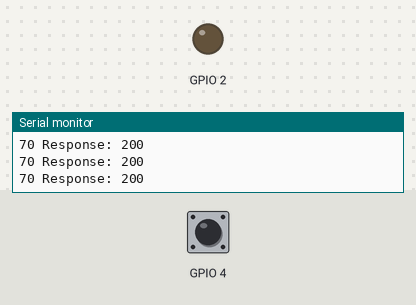
The sketch below on a simulated ESP32. On the bench: output pins drawn as LEDs (lit = HIGH), the last lines printed to the serial monitor. The test bench sets the inputs (shaded band); at power-on: GPIO 4 HIGH. WiFi joins after 1.5 s; servers stay silent unless stated; web services answer with replies made up by the test bench.

Above: at 2.7 s.
2.8 s: GPIO 4 pulled LOW for 0.25 s
At 3.0 s:
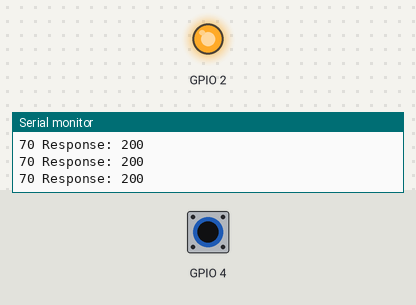
4.6 s: GPIO 4 pulled LOW for 3.2 s
At 8.9 s:
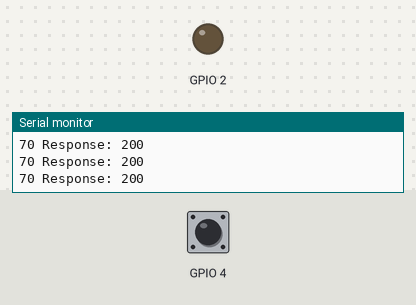
Timing chart, 0 to 10.4 s (numbered marks = the images above; inputs shaded):
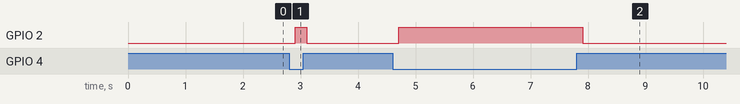

The sketch:

Cloud_API.ino
```cpp
#include <WiFi.h>
#include <HTTPClient.h>

const char* ssid = "Dolphin_Murarka";   //local network
const char* password = "Shruti123";     //enter password

const char* serverName = "https://api.thingspeak.com/update";
String apiKey = "CHXB4ACQ14EWY9NG";     //write key

WiFiServer server(80);
int value = 0;
void setup(){
    Serial.begin(115200);   //begin serial communication with br 115200
    pinMode(2, OUTPUT);
    pinMode(4, INPUT);

    Serial.println();
    Serial.println();
    Serial.print("Connecting to ");
    Serial.println(ssid);

    WiFi.begin(ssid, password); // Connecting to a WiFi network

    while (WiFi.status() != WL_CONNECTED) {
        delay(500);
        Serial.print(".");
    }
    Serial.println("");
    Serial.println("WiFi connected.");
    Serial.println("IP address: ");
    Serial.println(WiFi.localIP());
}
void loop(){
 if(WiFi.status()== WL_CONNECTED){
  HTTPClient http;
  http.begin(serverName);
  int v = touchRead(4); //read touch sensor values
  if(v<20) digitalWrite(2, HIGH);   //led glows
  else digitalWrite(2, LOW);

  String DataSent = "api_key=" + apiKey + "&field1=" + String(v);
  int Response = http.POST(DataSent);   //datasent to Thingsspeak
  Serial.print(v);
  Serial.print(" Response: ");
  Serial.println(Response);
  http.end();
 }
}
```

Measured:
- after the input at 2.8 s, GPIO 2: LOW → HIGH after 0.10 s, → LOW 0.20 s later
- after the input at 4.6 s, GPIO 2: LOW → HIGH after 0.11 s, → LOW 3.2 s later
